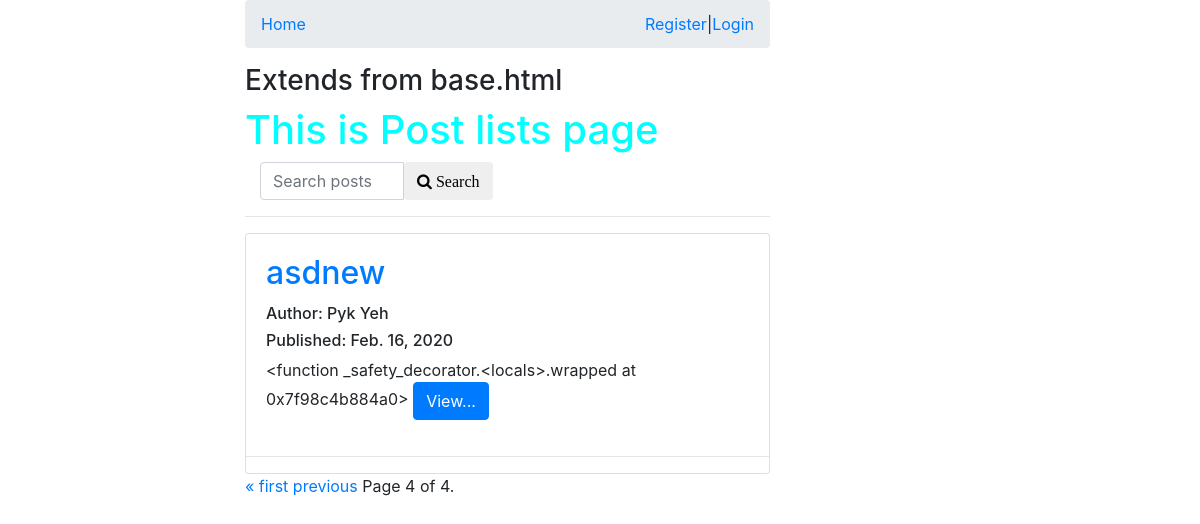
/posts/?page=4, run on an earlier commit of the app's database.
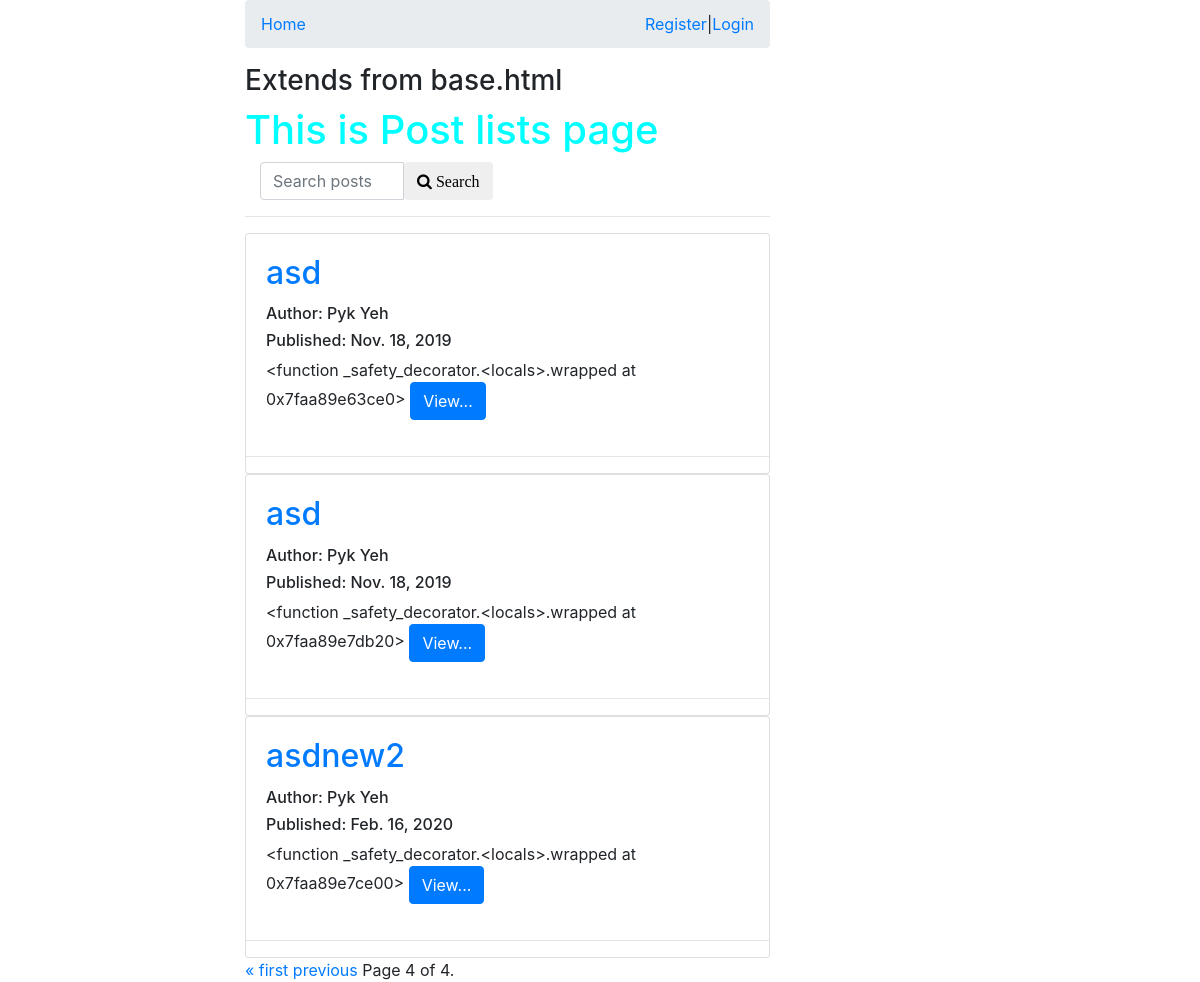
And on a later commit of the database.
### posts/models.py (models this page shows, shortened)
class Post(models.Model):
    title = models.CharField(max_length=120)
    user = models.ForeignKey(settings.AUTH_USER_MODEL, default=1, on_delete=SET_NULL, null=True)
    slug = models.SlugField(unique=True)
    read_time = models.IntegerField(default=0)
    image = models.ImageField(upload_to=upload_location,
        null=True,
        blank=True,
        height_field='height_field',
        width_field='width_field')
    height_field = models.IntegerField(default=0)
    width_field = models.IntegerField(default=0)
    content = models.TextField()
    draft = models.BooleanField(default=False)
    publish = models.DateField(auto_now=False, auto_now_add=False)
    updated = models.DateTimeField(auto_now=True, auto_now_add=False)
    timestamp = models.DateTimeField(auto_now=False, auto_now_add=True)
    objects = PostManager() # 'objects' is 'Post.objects'
    def get_absolute_url(self):
        return reverse('posts:detail', kwargs={'slug': self.slug})
    def get_markdown(self):
        return mark_safe(markdown(self.content))
    class Meta:
        ordering = ["-timestamp", "-updated"]

### posts/views.py (the view, shortened to what this page needs)
# urls.py: path('', views.post_list, name='list'),
def post_list(request):
    if request.user.is_staff or request.user.is_superuser:
        all_post_list = Post.objects.all()
    else:
        all_post_list = Post.objects.active()
    query = request.GET.get('q')
    paginator = Paginator(all_post_list, 5) #show 5 posts per page
    page_req_var = 'page'
    page = request.GET.get(page_req_var)
    context = {
        'title': 'Post lists',
        'page_req_var': page_req_var,
        'post_list': paginator.get_page(page),
        'today': timezone.now().date()
    }
    return render(request, 'posts/post_list.html', context=context)

### posts/models.py (called while the page is built)
    def active(self, *args, **kwargs):
        return super(PostManager, self).filter(draft=False).filter(publish__lte=timezone.now())

### posts/templates/posts/post_list.html (shortened to what this page needs)
{% extends "posts/base.html" %}
{% block content %}
    {{ block.super }}
    <h1>This is {{ title }} page</h1>
<div>
    <form method="GET" action="">
        <div class="col-sm-6">
        <div class="input-group">
            <input class="form-control" type="text" name="q" placeholder="Search posts" value="{{ request.GET.q }}">
            <button class="btn btn-default" type="submit"><i class="fa fa-search"> Search</i></button>
        </div>
        </div>
    </form>
    <hr>
</div>
    {% for post in post_list %}
    <div class="card">
        <div class="card-body post-detail-item">
            <h2 class="card-title"><a href="{{ post.get_absolute_url }}">{{ post.title }}</a>
            </h2>
            {% if post.user.get_full_name %}<h6>Author: {{ post.user.get_full_name }}</h6>{% endif %}
            <h6>Published: {{ post.publish }}
            </h6>
            {{ post.get_markdown | truncatechars_html:50 }}
            <a href="{{ post.get_absolute_url }}" class="btn btn-primary">View...</a>
        </div>
        <hr>
    </div>
    {% endfor %}
    <div class="pagination">
        <span class="step-links">
            {% if post_list.has_previous %}
                <a href="?{{ page_req_var }}{% if request.GET.q %}&q={{ request.GET.q }}{% endif %}">&laquo; first</a>
                <a href="?{{ page_req_var }}={{ post_list.previous_page_number }}{% if request.GET.q %}&q={{ request.GET.q }}{% endif %}">previous</a>
            {% endif %}
            <span class="current">
                Page {{ post_list.number }} of {{ post_list.paginator.num_pages }}.
            </span>
        </span>
    </div>
{% endblock content %}

### posts/templates/posts/base.html (shortened to what this page needs)
{% load static %}
<!DOCTYPE html>
<html lang="en">
<head>
    <link rel="stylesheet" href="https://stackpath.bootstrapcdn.com/bootstrap/4.1.3/css/bootstrap.min.css">
    <link rel="stylesheet" href="https://stackpath.bootstrapcdn.com/font-awesome/4.7.0/css/font-awesome.min.css">
    <link rel="stylesheet" href="{% static 'posts/css/base.css' %}">
</head>
<body>
    <div class="container">
        <div class="col-sm-6 offset-sm-2">
            <ol class="breadcrumb">
                <li class="breadcrumb-item"><a href="">Home</a></li>
                {% if not request.user.is_authenticated %}
                <li class="ml-auto"><a href="{% url 'accounts:register' %}">Register</a></li>|
                <li class=""><a href="{% url 'accounts:login' %}">Login</a></li>
                {% else %}
                <li class="ml-auto"><a href="{% url 'accounts:logout' %}">Logout</a></li>
                {% endif %}
            </ol>
        {% block content %}
            <h3>Extends from base.html</h3>
        {% endblock content %}
        </div>
    </div>
</body>
</html>

### posts/static/posts/css/base.css (style rules this page uses)
h1 { color: aqua; }

What changed in the data, as far as the page shows it:
now on this page (row unchanged): Post: title "asd", user.get_full_name "Pyk Yeh", publish "Nov. 18, 2019", get_markdown "<function _safety_decorator.<locals>.wrapped at 0x7faa89e63ce0>"
now on this page (row unchanged): Post: title "asd", user.get_full_name "Pyk Yeh", publish "Nov. 18, 2019", get_markdown "<function _safety_decorator.<locals>.wrapped at 0x7faa89e7db20>"
changed Post: title "asdnew" → "asdnew2"; get_markdown "<function _safety_decorator.<locals>.wrapped at 0x7f98c4b884a0>" → "<function _safety_decorator.<locals>.wrapped at 0x7faa89e7ce00>"
